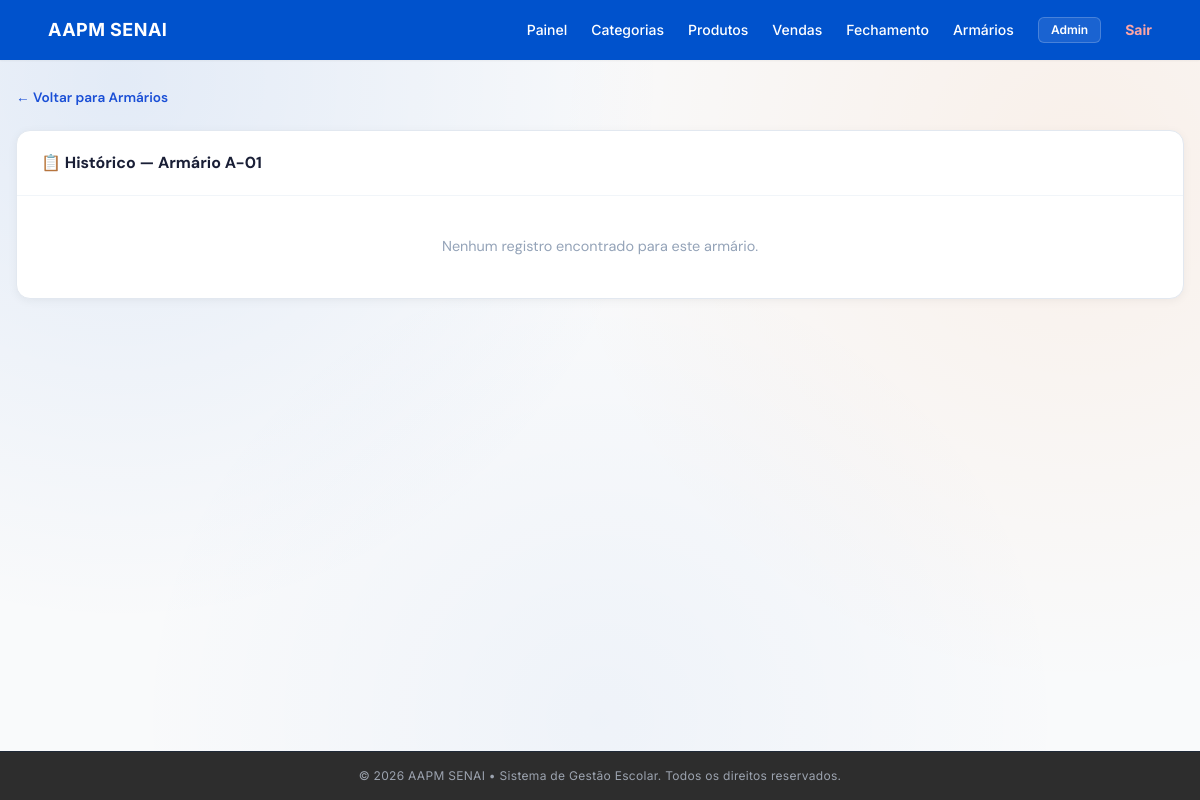
/armarios/1/historico (signed in), run on an earlier commit of the app's database.
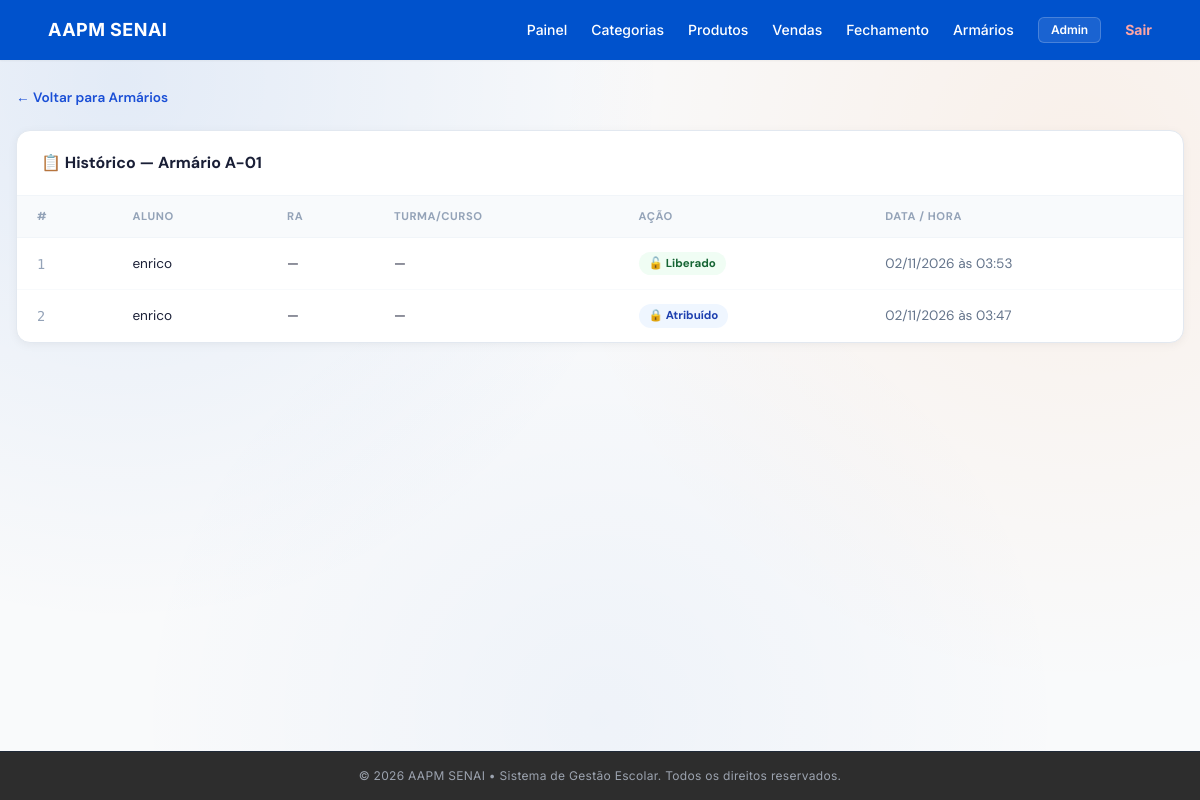
And on a later commit of the database.
### app/models/armario_model.py (models this page shows)
class ArmarioHistorico(Base):
    __tablename__ = "armario_historico"
    id           = Column(Integer, primary_key=True, autoincrement=True)
    armario_id   = Column(Integer, ForeignKey("armarios.id", ondelete="CASCADE"), nullable=False)
    usuario_id   = Column(Integer, ForeignKey("usuarios.id", ondelete="SET NULL"), nullable=True)
    usuario_nome = Column(String(100), nullable=True)
    aluno_ra     = Column(String(30), nullable=True)
    aluno_turma_curso = Column(String(100), nullable=True)
    acao         = Column(String(20), nullable=False)
    feito_em     = Column(DateTime, server_default=func.now())
    armario      = relationship("Armario", back_populates="historico")
    usuario      = relationship("Usuario", foreign_keys=[usuario_id])

### app/controllers/armario_controller.py (the view)
@router.get("/{aid}/historico")
def historico(
    aid: int,
    request: Request,
    payload=Depends(get_current_user),
    db: Session = Depends(get_db)
):
    armario = (
        db.query(Armario)
        .filter(
            Armario.id == aid
        )
        .first()
    )
    if not armario:
        return RedirectResponse(
            url="/armarios/"
        )
    historico = (
        db.query(ArmarioHistorico)
        .filter(
            ArmarioHistorico.armario_id == aid
        )
        .order_by(
            ArmarioHistorico.feito_em.desc()
        )
        .all()
    )
    return templates.TemplateResponse(
        request=request,
        name="armarios/historico.htm",
        context={
            "request": request,
            "usuario": _obj(payload),
            "armario": armario,
            "historico": historico,
        }
    )

### app/templates/armarios/historico.htm (shortened to what this page needs)
{% extends "base.html" %}
{% block conteudo %}
<div class="hist-wrap">
  <a href="/armarios/" class="back-btn">← Voltar para Armários</a>
  <div class="panel">
    <div class="panel-header">
      <div class="panel-title">📋 Histórico — Armário {{ armario.numero }}</div>
    </div>
    {% if historico %}
    <table>
      <thead>
        <tr>
          <th>#</th>
          <th>Aluno</th>
          <th>RA</th>
          <th>Turma/curso</th>
          <th>Ação</th>
          <th>Data / Hora</th>
        </tr>
      </thead>
      <tbody>
        {% for h in historico %}
        <tr>
          <td style="font-family:'DM Mono',monospace; color:#94a3b8;">{{ loop.index }}</td>
          <td>{{ h.usuario_nome or '—' }}</td>
          <td>{{ h.aluno_ra or '—' }}</td>
          <td>{{ h.aluno_turma_curso or '—' }}</td>
          <td>
            <span class="badge {{ 'badge-atrib' if h.acao == 'ATRIBUIDO' else 'badge-lib' }}">
              {{ '🔒 Atribuído' if h.acao == 'ATRIBUIDO' else '🔓 Liberado' }}
            </span>
          </td>
          <td style="color:#64748b;">{{ h.feito_em.strftime('%d/%m/%Y às %H:%M') }}</td>
        </tr>
        {% endfor %}
      </tbody>
    </table>
    {% else %}
    <div class="empty">Nenhum registro encontrado para este armário.</div>
    {% endif %}
  </div>
</div>
{% endblock conteudo %}

What changed in the data, as far as the page shows it:
added ArmarioHistorico: usuario_nome "enrico", aluno_ra "—", aluno_turma_curso "—", acao "🔓 Liberado", feito_em "02/11/2026 às 03:53"
added ArmarioHistorico: usuario_nome "enrico", aluno_ra "—", aluno_turma_curso "—", acao "🔒 Atribuído", feito_em "02/11/2026 às 03:47"
Also different on the page:
text no longer shown: "Nenhum registro encontrado para este armário."
text now shown: "# ALUNO RA TURMA/CURSO AÇÃO DATA / HORA"
